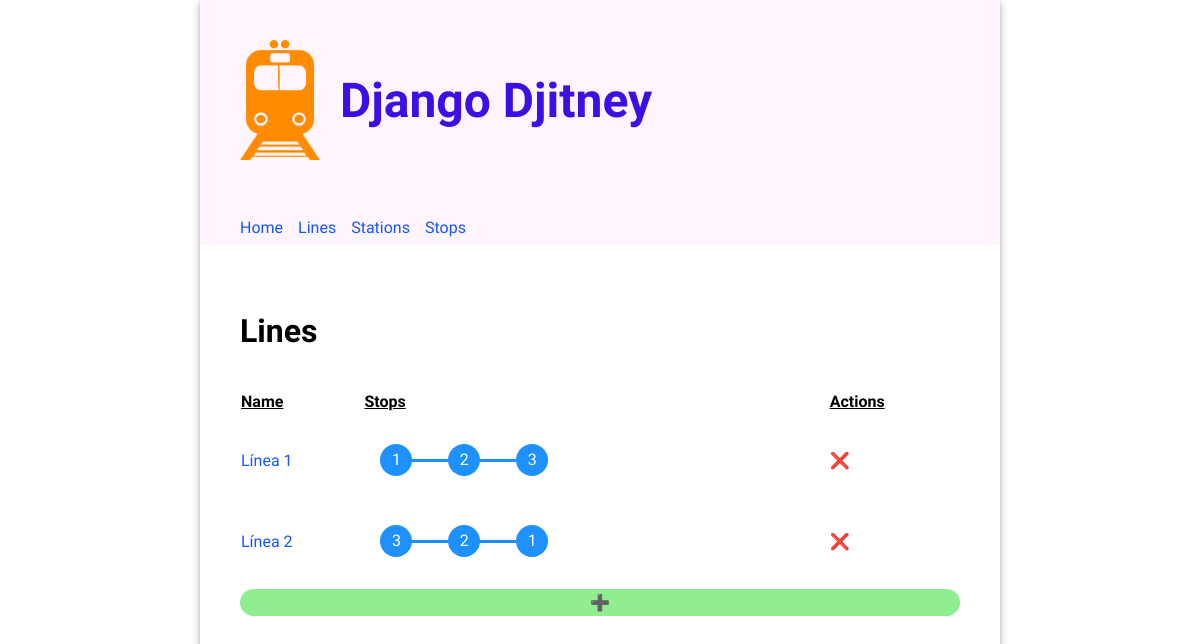
The app's page /lines/, older data.
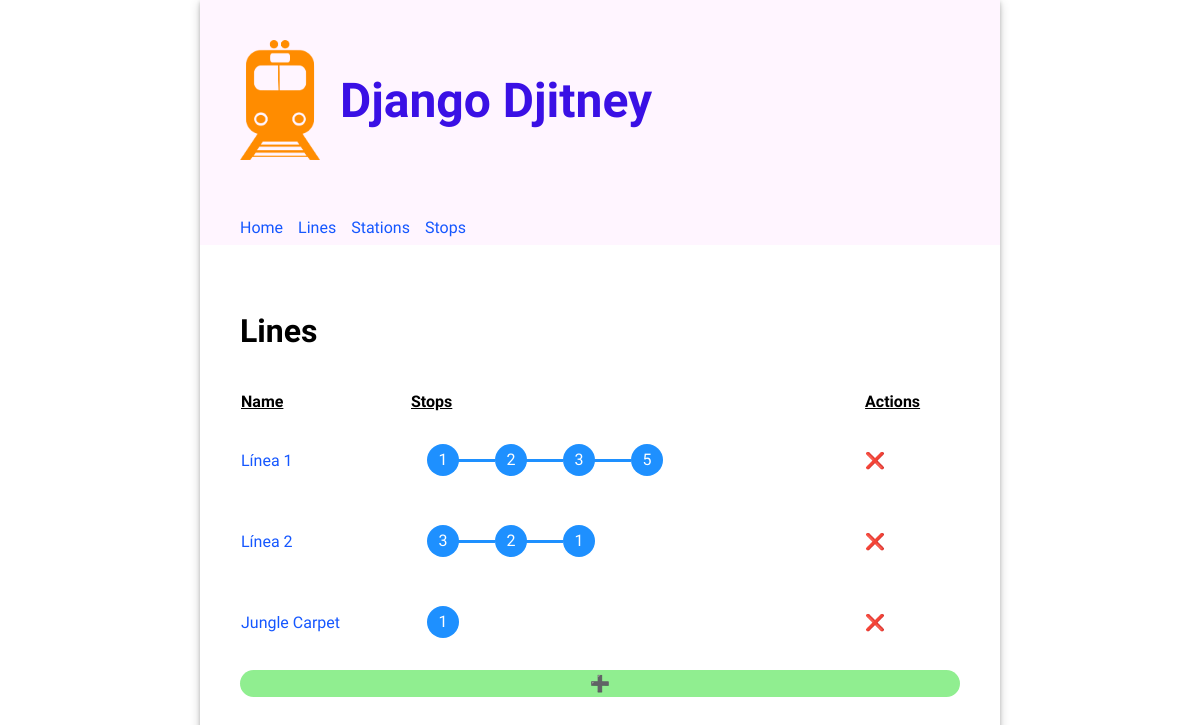
The same page, newer data.
### routes/models.py (models this page shows, shortened)
class Line(models.Model):
  name = models.CharField(unique=True, max_length=200)

class Stop(models.Model):
  class Meta:
    unique_together = (('line', 'stop_number'))
  line = models.ForeignKey(Line, on_delete=models.CASCADE)
  station = models.ForeignKey(Station, on_delete=models.CASCADE)
  stop_number = models.PositiveIntegerField()

### routes/views.py (the view)
# urls.py: path("lines/", views.LinesView.as_view(), name="lines"),
class LinesView(ListView):
    template_name = 'routes/lines.html'
    model = Line

### routes/templates/routes/lines.html (shortened to what this page needs)
{% extends 'base.html' %}
{% load static %}
{% block content %}
  <div>
    <h2>Lines</h2>
    <table class="line-table">
      <thead>
        <tr>
          <th>Name</th>
          <th>Stops</th>
          <th>Actions</th>
        </tr>
      </thead>
      <tbody>
      {% for line in object_list %}
        <tr>
          <td>
            <a href="{% url "update_line" line.id %}">{{ line.name }}</a>
          </td>
          <td>
            <ul>
                {% for stop in line.stop_set.all %}
                  <li>{{ stop.stop_number }}</li>
                {% endfor %}
            </ul>
          </td>
          <td><a href="{% url "delete_line" line.id %}" style="text-decoration: none; color: inherit;">❌</a></td>
        </tr>
      {% endfor %}
      </tbody>
    </table>
    <a href="{% url "create_line" %}" style="display: inherit; text-align: center; border-radius: 15px; text-decoration: none; color: inherit; padding: 4px; background-color: lightgreen;">➕</a>
  </div>
{% endblock %}

Row changes from the older to the newer data that the page shows:
added Stop: stop_number "5", shown under Line "Línea 1"
added Line: name "Jungle Carpet"
added Stop: stop_number "1", shown under "Jungle Carpet"
